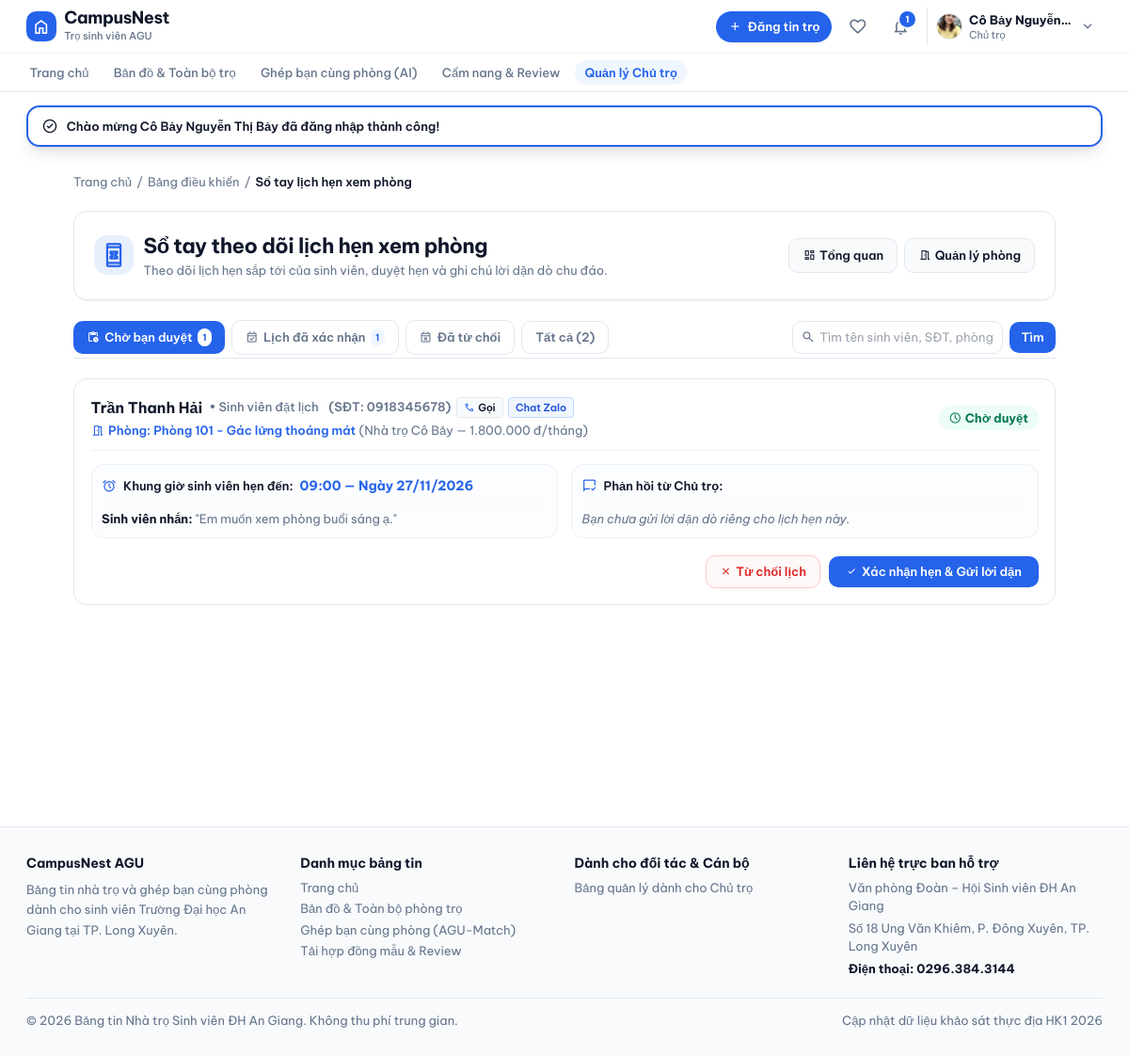
/chutro/lichhen.php (signed in), run on the app's committed database.
### tables this page shows
CREATE TABLE LichHen (
    MaLichHen INT AUTO_INCREMENT PRIMARY KEY,
    MaSinhVien INT NOT NULL,
    MaPhong INT NOT NULL,
    NgayHen DATE NOT NULL,
    GioHen TIME NOT NULL,
    GhiChu TEXT,
    PhanHoiChuTro TEXT,
    TrangThai ENUM('ChoDuyet', 'DaXacNhan', 'TuChoi', 'DaHuy', 'HoanThanh') DEFAULT 'ChoDuyet',
    NgayTao DATETIME DEFAULT CURRENT_TIMESTAMP,

    FOREIGN KEY (MaSinhVien) REFERENCES NguoiDung(MaNguoiDung) ON DELETE CASCADE,
    FOREIGN KEY (MaPhong) REFERENCES PhongTro(MaPhong) ON DELETE CASCADE
);

CREATE TABLE NguoiDung (
    MaNguoiDung INT AUTO_INCREMENT PRIMARY KEY,
    HoTen VARCHAR(100) NOT NULL,
    SoDienThoai VARCHAR(15),
    Email VARCHAR(100) UNIQUE NOT NULL,
    MatKhau VARCHAR(255) NOT NULL,
    AnhDaiDien VARCHAR(255) DEFAULT 'assets/images/default-avatar.png',
    VaiTro ENUM('SinhVien', 'ChuTro', 'QuanTriVien') DEFAULT 'SinhVien',
    
     
    SoCCCD VARCHAR(20),
    AnhXacThucCCCD VARCHAR(255),
    DaXacThucChinhChu BOOLEAN DEFAULT FALSE,
    
    TrangThai ENUM('HoatDong', 'BiKhoa') DEFAULT 'HoatDong',
    NgayTao DATETIME DEFAULT CURRENT_TIMESTAMP
);

CREATE TABLE PhongTro (
    MaPhong INT AUTO_INCREMENT PRIMARY KEY,
    MaNhaTro INT NOT NULL,
    TenPhong VARCHAR(100) NOT NULL,
    GiaThue DECIMAL(12,2) NOT NULL,
    DienTich DECIMAL(6,2),
    TienDien DECIMAL(10,2),
    TienNuoc DECIMAL(10,2),
    TienWifi DECIMAL(10,2) DEFAULT 0,
    ChiPhiKhac TEXT,
    MoTa TEXT,
    
     
    TrangThai ENUM('ConPhong', 'DaThue', 'DangBaoTri') DEFAULT 'ConPhong',
    
     
    TrangThaiDuyet ENUM('ChoDuyet', 'DaDuyet', 'TuChoi') DEFAULT 'ChoDuyet',
    
    NgayDang DATETIME DEFAULT CURRENT_TIMESTAMP,
    NgayCapNhat DATETIME DEFAULT CURRENT_TIMESTAMP ON UPDATE CURRENT_TIMESTAMP,

    FOREIGN KEY (MaNhaTro)
        REFERENCES NhaTro(MaNhaTro)
        ON DELETE CASCADE
);

CREATE TABLE NhaTro (
    MaNhaTro INT AUTO_INCREMENT PRIMARY KEY,
    MaChuTro INT NOT NULL,
    TenNhaTro VARCHAR(150) NOT NULL,
    DiaChi VARCHAR(255) NOT NULL,
    MoTa TEXT,
    ViDo DECIMAL(10,7),           
    KinhDo DECIMAL(10,7),         
    NgayTao DATETIME DEFAULT CURRENT_TIMESTAMP,

    FOREIGN KEY (MaChuTro) 
        REFERENCES NguoiDung(MaNguoiDung) 
        ON DELETE CASCADE
);

### cauhinh/auth.php (called while the page is built, shortened)
<?php
function nguoiDungHienTai(): ?array
{
    return isset($_SESSION['nguoidung']) ? $_SESSION['nguoidung'] : null;
}

### chutro/lichhen.php (the view, shortened to what this page needs)
<?php
require_once __DIR__ . '/../cauhinh/database.php';
require_once __DIR__ . '/../cauhinh/auth.php';
$base_url = '/DoAn_TimNhaTroSV_QLDAPM';
$nd = nguoiDungHienTai();
$mand = (int)$nd['mannd'];
$tuKhoa = trim($_GET['q'] ?? '');
$stmtCount = $conn->prepare("
    SELECT
        COUNT(*) AS Tong,
        SUM(CASE WHEN lh.TrangThai = 'ChoDuyet' THEN 1 ELSE 0 END) AS ChoDuyet,
        SUM(CASE WHEN lh.TrangThai = 'DaXacNhan' THEN 1 ELSE 0 END) AS DaXacNhan,
        SUM(CASE WHEN lh.TrangThai = 'TuChoi' THEN 1 ELSE 0 END) AS TuChoi
    FROM LichHen lh
    JOIN PhongTro p ON lh.MaPhong = p.MaPhong
    JOIN NhaTro n ON p.MaNhaTro = n.MaNhaTro
    WHERE n.MaChuTro = ?
");
$stmtCount->bind_param('i', $mand);
$stmtCount->execute();
$counts = $stmtCount->get_result()->fetch_assoc();
$cChoDuyet  = (int)($counts['ChoDuyet'] ?? 0);
$cDaXacNhan = (int)($counts['DaXacNhan'] ?? 0);
$cTong      = (int)($counts['Tong'] ?? 0);
$sql = "
    SELECT
        lh.*,
        sv.HoTen AS TenSV,
        sv.SoDienThoai AS SdtSV,
        sv.Email AS EmailSV,
        p.TenPhong,
        p.GiaThue,
        n.TenNhaTro
    FROM LichHen lh
    JOIN NguoiDung sv ON lh.MaSinhVien = sv.MaNguoiDung
    JOIN PhongTro p ON lh.MaPhong = p.MaPhong
    JOIN NhaTro n ON p.MaNhaTro = n.MaNhaTro
    WHERE n.MaChuTro = ?
";
$params = [$mand];
$types  = 'i';
$sql .= " ORDER BY lh.NgayHen DESC, lh.GioHen DESC";
$stmtL = $conn->prepare($sql);
$stmtL->bind_param($types, ...$params);
$stmtL->execute();
$dsLich = $stmtL->get_result()->fetch_all(MYSQLI_ASSOC);
include_once __DIR__ . '/../dungchung/header.php';
?>
<div class="max-w-[1100px] w-full mx-auto px-4 sm:px-6 lg:px-8 py-8 space-y-6 flex-1 min-h-[680px]">
  <nav class="flex items-center gap-1.5 text-xs text-text-sub">
    <a href="<?= $base_url ?>/index.php" class="hover:text-accent transition-colors">Trang chủ</a>
    <span>/</span>
    <a href="<?= $base_url ?>/chutro.php" class="hover:text-accent transition-colors">Bảng điều khiển</a>
    <span>/</span>
    <span class="text-text-main font-semibold">Sổ tay lịch hẹn xem phòng</span>
  </nav>
  <div class="flex flex-col sm:flex-row sm:items-center justify-between gap-4 bg-bg-main p-6 rounded-card border border-border-warm shadow-sm">
    <div class="flex items-center gap-3">
      <div class="w-12 h-12 rounded-card bg-accent/10 text-accent flex items-center justify-center shrink-0">
        <span class="material-symbols-outlined text-2xl">book_online</span>
      </div>
      <div>
        <h1 class="text-xl font-bold text-text-main">Sổ tay theo dõi lịch hẹn xem phòng</h1>
        <p class="text-xs text-text-sub mt-0.5">Theo dõi lịch hẹn sắp tới của sinh viên, duyệt hẹn và ghi chú lời dặn dò chu đáo.</p>
      </div>
    </div>
    <div class="flex items-center gap-2">
      <a href="<?= $base_url ?>/chutro.php" class="px-4 py-2 rounded-btn border border-border-warm bg-bg-sub text-text-main font-semibold text-xs hover:bg-border-warm/50 transition-all flex items-center gap-1">
        <span class="material-symbols-outlined text-sm">dashboard</span> Tổng quan
      </a>
      <a href="<?= $base_url ?>/chutro/danhsachphong.php" class="px-4 py-2 rounded-btn border border-border-warm bg-bg-sub text-text-main font-semibold text-xs hover:bg-border-warm/50 transition-all flex items-center gap-1">
        <span class="material-symbols-outlined text-sm">meeting_room</span> Quản lý phòng
      </a>
    </div>
  </div>
  <div class="flex flex-col md:flex-row md:items-center justify-between gap-4 border-b border-border-warm pb-1">
    <div class="flex items-center gap-2 overflow-x-auto pb-2 md:pb-0 scrollbar-none">
      <button type="button" onclick="switchTab('ChoDuyet')" id="btn_tab_ChoDuyet"
              class="tab-btn px-4 py-2 rounded-btn text-xs font-semibold flex items-center gap-1.5 transition-colors cursor-pointer bg-accent text-white shadow-sm">
        <span class="material-symbols-outlined text-sm">pending_actions</span>
        <span>Chờ bạn duyệt</span>
        <?php if ($cChoDuyet > 0): ?>
          <span class="tab-badge px-1.5 py-0.2 rounded-full text-[10px] font-bold bg-white text-accent">
            <?= $cChoDuyet ?>
          </span>
        <?php endif; ?>
      </button>
      <button type="button" onclick="switchTab('DaXacNhan')" id="btn_tab_DaXacNhan"
              class="tab-btn px-4 py-2 rounded-btn text-xs font-semibold flex items-center gap-1.5 transition-colors cursor-pointer bg-bg-main text-text-sub hover:text-text-main border border-border-warm">
        <span class="material-symbols-outlined text-sm">event_available</span>
        <span>Lịch đã xác nhận</span>
        <?php if ($cDaXacNhan > 0): ?>
          <span class="tab-badge px-1.5 py-0.2 rounded-full text-[10px] font-bold bg-status-green-bg text-accent">
            <?= $cDaXacNhan ?>
          </span>
        <?php endif; ?>
      </button>
      <button type="button" onclick="switchTab('TuChoi')" id="btn_tab_TuChoi"
              class="tab-btn px-4 py-2 rounded-btn text-xs font-semibold flex items-center gap-1.5 transition-colors cursor-pointer bg-bg-main text-text-sub hover:text-text-main border border-border-warm">
        <span class="material-symbols-outlined text-sm">event_busy</span>
        <span>Đã từ chối</span>
      </button>
      <button type="button" onclick="switchTab('all')" id="btn_tab_all"
              class="tab-btn px-3.5 py-2 rounded-btn text-xs font-semibold flex items-center gap-1 transition-colors cursor-pointer bg-bg-main text-text-sub hover:text-text-main border border-border-warm">
        <span>Tất cả (<?= $cTong ?>)</span>
      </button>
    </div>
    <form method="GET" class="flex items-center gap-2">
      <div class="relative">
        <input type="text" name="q" value="<?= htmlspecialchars($tuKhoa) ?>"
               placeholder="Tìm tên sinh viên, SĐT, phòng..."
               class="w-64 text-xs pl-8 pr-3 py-2 rounded-btn border border-border-warm bg-bg-main focus:outline-accent text-text-main">
        <span class="material-symbols-outlined text-[16px] text-text-sub absolute left-2.5 top-1/2 -translate-y-1/2">search</span>
      </div>
      <button type="submit" class="px-3.5 py-2 rounded-btn bg-accent text-white text-xs font-semibold hover:opacity-90">Tìm</button>
    </form>
  </div>
  <div>
    <?php if (empty($dsLich)): ?>
      <div class="py-16 text-center space-y-3 bg-bg-main rounded-card border border-border-warm border-dashed">
        <span class="material-symbols-outlined text-5xl text-text-sub/40 block mx-auto">calendar_today</span>
        <p class="text-sm font-bold text-text-main">Không có lịch hẹn nào</p>
        <p class="text-xs text-text-sub max-w-sm mx-auto">Khi sinh viên đặt lịch xem phòng thực tế, yêu cầu sẽ xuất hiện ngay tại đây để bạn duyệt.</p>
      </div>
    <?php else: ?>
      <div class="space-y-3.5" id="lich_list_container">
        <?php foreach ($dsLich as $l):
          $ngayHenF = date('d/m/Y', strtotime($l['NgayHen']));
          $gioHenF  = substr($l['GioHen'], 0, 5);
          $sdtRaw   = preg_replace('/[^0-9]/', '', $l['SdtSV'] ?? '');
        ?>
        <div class="card-lich-item bg-bg-main rounded-card border border-border-warm p-5 shadow-2xs hover:border-accent/40 transition-colors space-y-4" data-status="<?= $l['TrangThai'] ?>">
        <div class="flex flex-col sm:flex-row sm:items-center justify-between gap-3 border-b border-border-warm/60 pb-3">
          <div class="space-y-1">
            <div class="flex flex-wrap items-center gap-2">
              <span class="text-base font-bold text-text-main"><?= htmlspecialchars($l['TenSV']) ?></span>
              <span class="text-xs text-text-sub font-medium">• Sinh viên đặt lịch</span>
              <?php if ($sdtRaw): ?>
              <div class="flex items-center gap-1.5 ml-1">
                <span class="text-xs text-text-sub font-semibold">(SĐT: <?= htmlspecialchars($l['SdtSV']) ?>)</span>
                <a href="tel:<?= $sdtRaw ?>" class="px-2 py-0.5 rounded bg-bg-sub border border-border-warm hover:border-accent text-[11px] font-semibold text-text-main inline-flex items-center gap-1 transition-colors" title="Gọi cho sinh viên">
                  <span class="material-symbols-outlined text-[12px] text-accent">phone</span> Gọi
                </a>
                <a href="https://zalo.me/<?= $sdtRaw ?>" target="_blank" rel="noopener noreferrer" class="px-2 py-0.5 rounded bg-blue-50 border border-blue-200 text-blue-700 hover:bg-blue-100 text-[11px] font-semibold inline-flex items-center gap-1 transition-colors" title="Nhắn Zalo cho sinh viên">
                  Chat Zalo
                </a>
              </div>
              <?php endif; ?>
            </div>
            <p class="text-xs text-accent font-semibold flex items-center gap-1">
              <span class="material-symbols-outlined text-[15px]">meeting_room</span>
              <span>Phòng: <?= htmlspecialchars($l['TenPhong']) ?></span>
              <span class="text-text-sub font-normal">(<?= htmlspecialchars($l['TenNhaTro']) ?> — <?= number_format($l['GiaThue'], 0, ',', '.') ?> đ/tháng)</span>
            </p>
          </div>
          <div class="flex items-center gap-2 shrink-0">
            <?php if ($l['TrangThai'] === 'ChoDuyet'): ?>
              <span class="px-3 py-1 rounded-full bg-status-amber-bg text-status-amber-text text-xs font-bold inline-flex items-center gap-1">
                <span class="material-symbols-outlined text-[14px]">schedule</span> Chờ duyệt
              </span>
            <?php elseif ($l['TrangThai'] === 'DaXacNhan'): ?>
              <span class="px-3 py-1 rounded-full bg-status-green-bg text-accent text-xs font-bold inline-flex items-center gap-1">
                <span class="material-symbols-outlined text-[14px]">check_circle</span> Đã xác nhận
              </span>
            <?php else: ?>
              <span class="px-3 py-1 rounded-full bg-status-red-bg text-status-red-text text-xs font-bold inline-flex items-center gap-1">
                <span class="material-symbols-outlined text-[14px]">cancel</span> Đã từ chối
              </span>
            <?php endif; ?>
          </div>
        </div>
        <div class="grid grid-cols-1 md:grid-cols-2 gap-4 text-xs">
          <div class="bg-bg-sub/40 p-3 rounded-card border border-border-warm/60 space-y-2">
            <div class="flex items-center gap-2 text-text-main font-semibold">
              <span class="material-symbols-outlined text-accent text-base">alarm</span>
              <span>Khung giờ sinh viên hẹn đến:</span>
              <span class="text-accent text-sm font-bold tnum"><?= $gioHenF ?> — Ngày <?= $ngayHenF ?></span>
            </div>
            <div class="pt-1.5 border-t border-border-warm/40 text-text-sub">
              <?php if (!empty($l['GhiChu'])): ?>
                <strong class="text-text-main">Sinh viên nhắn:</strong> "<?= htmlspecialchars($l['GhiChu']) ?>"
              <?php else: ?>
                <span class="italic">Sinh viên không để lại ghi chú thêm.</span>
              <?php endif; ?>
            </div>
          </div>
          <div class="bg-bg-sub/40 p-3 rounded-card border border-border-warm/60 space-y-2">
            <div class="flex items-center gap-2 text-text-main font-semibold">
              <span class="material-symbols-outlined text-accent text-base">mark_chat_read</span>
              <span>Phản hồi từ Chủ trọ:</span>
            </div>
            <div class="pt-1.5 border-t border-border-warm/40">
              <?php if (!empty($l['PhanHoiChuTro'])): ?>
                <p class="text-text-main">
                  <span class="text-accent font-semibold">Lời dặn của bạn:</span> "<?= htmlspecialchars($l['PhanHoiChuTro']) ?>"
                </p>
              <?php else: ?>
                <span class="text-text-sub italic">Bạn chưa gửi lời dặn dò riêng cho lịch hẹn này.</span>
              <?php endif; ?>
            </div>
          </div>
        </div>
        <?php if ($l['TrangThai'] === 'ChoDuyet'): ?>
        <div class="flex items-center justify-end gap-2.5 pt-1">
          <button type="button"
                  onclick="openModalLich(<?= $l['MaLichHen'] ?>, 'TuChoi', '<?= htmlspecialchars(addslashes($l['TenSV'])) ?>', '<?= htmlspecialchars(addslashes($l['TenPhong'])) ?>')"
                  class="px-4 py-2 rounded-btn border border-status-red-border bg-status-red-bg/50 hover:bg-status-red-bg text-status-red-text font-semibold text-xs transition-colors flex items-center gap-1">
            <span class="material-symbols-outlined text-[14px]">close</span> Từ chối lịch
          </button>
          <button type="button"
                  onclick="openModalLich(<?= $l['MaLichHen'] ?>, 'XacNhan', '<?= htmlspecialchars(addslashes($l['TenSV'])) ?>', '<?= htmlspecialchars(addslashes($l['TenPhong'])) ?>')"
                  class="px-5 py-2 rounded-btn bg-accent text-white font-semibold text-xs hover:opacity-90 transition-opacity flex items-center gap-1 shadow-sm">
            <span class="material-symbols-outlined text-[14px]">check</span> Xác nhận hẹn & Gửi lời dặn
          </button>
        </div>
        <?php endif; ?>
      </div>
      <?php endforeach; ?>
    </div>
  </div>
  <?php endif; ?>
</div>
<?php include_once __DIR__ . '/../dungchung/footer.php'; ?>

### dungchung/header.php (style rules this page uses)
html, body { margin: 0; padding: 0; background-color: #FFFFFF; color: #0F172A; font-family: 'Be Vietnam Pro', sans-serif; font-size: 14px; line-height: 1.6; scroll-behavior: smooth; }
h1 { font-family: 'Be Vietnam Pro', sans-serif; font-weight: 700; letter-spacing: -0.02em; line-height: 1.2; }
.tnum { font-variant-numeric: tabular-nums; }
.material-symbols-outlined { font-size: 18px; vertical-align: middle; }

### data on the page
lichhen: MaSinhVien.HoTen "Trần Thanh Hải", MaSinhVien.SoDienThoai "0918345678", MaPhong.TenPhong "Phòng 101 - Gác lửng thoáng mát", nhatro.TenNhaTro "Nhà trọ Cô Bảy", MaPhong.GiaThue "1.800.000", TrangThai "ChoDuyet" (drawn), GioHen "09:00", NgayHen "27/11/2026", GhiChu "Em muốn xem phòng buổi sáng ạ.", shows "Bạn chưa gửi lời dặn dò riêng cho lịch hẹn này."

### other printed values
$soThongBao "1"
$nd_hoten "Cô Bảy Nguyễn…"
$tbFlash['noidung'] "Chào mừng Cô Bảy Nguyễn Thị Bảy đã đăng nhập thành công!"
$cChoDuyet "1"
$cDaXacNhan "1"
$cTong "2"
